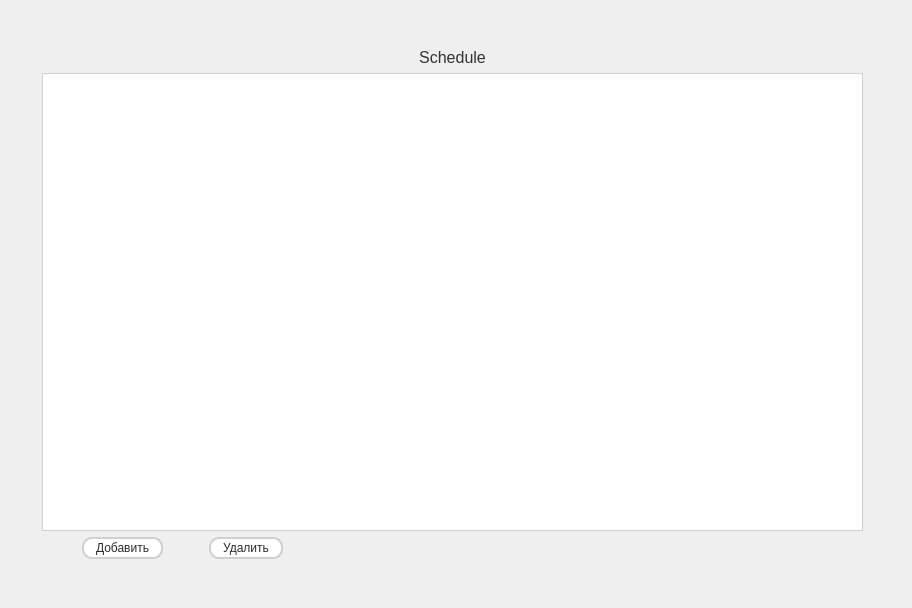
        <widget class="QWidget" name="tab_6">
         <attribute name="title">
          <string>Schedule</string>
         </attribute>
         <widget class="QWidget" name="layoutWidget">
          <property name="geometry">
           <rect>
            <x>2</x>
            <y>8</y>
            <width>901</width>
            <height>591</height>
           </rect>
          </property>
          <layout class="QVBoxLayout" name="verticalLayout_18">
           <item>
            <spacer name="verticalSpacer_14">
             <property name="orientation">
              <enum>Qt::Orientation::Vertical</enum>
             </property>
             <property name="sizeType">
              <enum>QSizePolicy::Policy::Minimum</enum>
             </property>
             <property name="sizeHint" stdset="0">
              <size>
               <width>20</width>
               <height>40</height>
              </size>
             </property>
            </spacer>
           </item>
           <item>
            <layout class="QHBoxLayout" name="horizontalLayout_16">
             <item>
              <spacer name="horizontalSpacer_38">
               <property name="orientation">
                <enum>Qt::Orientation::Horizontal</enum>
               </property>
               <property name="sizeType">
                <enum>QSizePolicy::Policy::Minimum</enum>
               </property>
               <property name="sizeHint" stdset="0">
                <size>
                 <width>40</width>
                 <height>20</height>
                </size>
               </property>
              </spacer>
             </item>
             <item>
              <layout class="QVBoxLayout" name="ScheduleFullLayout">
               <item>
                <layout class="QVBoxLayout" name="verticalLayout_11">
                 <item>
                  <widget class="QLabel" name="label_11">
                   <property name="styleSheet">
                    <string notr="true">color: #333333;
font-size: 12pt;
</string>
                   </property>
                   <property name="text">
                    <string>Schedule</string>
                   </property>
                   <property name="alignment">
                    <set>Qt::AlignmentFlag::AlignCenter</set>
                   </property>
                  </widget>
                 </item>
                 <item>
                  <widget class="QTableView" name="scheduleAdmin">
                   <property name="styleSheet">
                    <string notr="true">QTableView {
    background-color: #ffffff;
    gridline-color: #d0d0d0;
    alternate-background-color: #f9f9f9;
    color: #2c2c2c;
    border: 1px solid #d0d0d0;
    selection-background-color: #0078d7;
    selection-color: #ffffff;
}
QHeaderView::section {
    background-color: #e8e8e8;
    color: #333333;
    padding: 6px;
    border: 1px solid #d0d0d0;
}
</string>
                   </property>
                  </widget>
                 </item>
                </layout>
               </item>
               <item>
                <layout class="QHBoxLayout" name="horizontalLayout_9">
                 <item>
                  <spacer name="horizontalSpacer_21">
                   <property name="orientation">
                    <enum>Qt::Orientation::Horizontal</enum>
                   </property>
                   <property name="sizeType">
                    <enum>QSizePolicy::Policy::Minimum</enum>
                   </property>
                   <property name="sizeHint" stdset="0">
                    <size>
                     <width>40</width>
                     <height>20</height>
                    </size>
                   </property>
                  </spacer>
                 </item>
                 <item>
                  <widget class="QPushButton" name="addScheduleAdmin">
                   <property name="styleSheet">
                    <string notr="true">QPushButton {
    background-color: #ffffff;
    border: 2px solid #d0d0d0;
    border-radius: 10px;
    padding: 2px 12px;
    color: #2c2c2c;
}
QPushButton:hover {
    background-color: #e8e8e8;
    border-color: #b0b0b0;
}
QPushButton:pressed {
    background-color: #d0d0d0;
}
</string>
                   </property>
                   <property name="text">
                    <string>Добавить</string>
                   </property>
                  </widget>
                 </item>
                 <item>
                  <spacer name="horizontalSpacer_22">
                   <property name="orientation">
                    <enum>Qt::Orientation::Horizontal</enum>
                   </property>
                   <property name="sizeType">
                    <enum>QSizePolicy::Policy::Minimum</enum>
                   </property>
                   <property name="sizeHint" stdset="0">
                    <size>
                     <width>40</width>
                     <height>20</height>
                    </size>
                   </property>
                  </spacer>
                 </item>
                 <item>
                  <widget class="QPushButton" name="deleteScheduleAdmin">
                   <property name="styleSheet">
                    <string notr="true">QPushButton {
    background-color: #ffffff;
    border: 2px solid #d0d0d0;
    border-radius: 10px;
    padding: 2px 12px;
    color: #2c2c2c;
}
QPushButton:hover {
    background-color: #e8e8e8;
    border-color: #b0b0b0;
}
QPushButton:pressed {
    background-color: #d0d0d0;
}
</string>
                   </property>
                   <property name="text">
                    <string>Удалить</string>
                   </property>
                  </widget>
                 </item>
                 <item>
                  <spacer name="horizontalSpacer_23">
                   <property name="orientation">
                    <enum>Qt::Orientation::Horizontal</enum>
                   </property>
                   <property name="sizeHint" stdset="0">
                    <size>
                     <width>40</width>
                     <height>20</height>
                    </size>
                   </property>
                  </spacer>
                 </item>
                </layout>
               </item>
              </layout>
             </item>
             <item>
              <spacer name="horizontalSpacer_39">
               <property name="orientation">
                <enum>Qt::Orientation::Horizontal</enum>
               </property>
               <property name="sizeType">
                <enum>QSizePolicy::Policy::Minimum</enum>
               </property>
               <property name="sizeHint" stdset="0">
                <size>
                 <width>40</width>
                 <height>20</height>
                </size>
               </property>
              </spacer>
             </item>
            </layout>
           </item>
           <item>
            <spacer name="verticalSpacer_15">
             <property name="orientation">
              <enum>Qt::Orientation::Vertical</enum>
             </property>
             <property name="sizeType">
              <enum>QSizePolicy::Policy::Minimum</enum>
             </property>
             <property name="sizeHint" stdset="0">
              <size>
               <width>20</width>
               <height>40</height>
              </size>
             </property>
            </spacer>
           </item>
          </layout>
         </widget>
        </widget>
